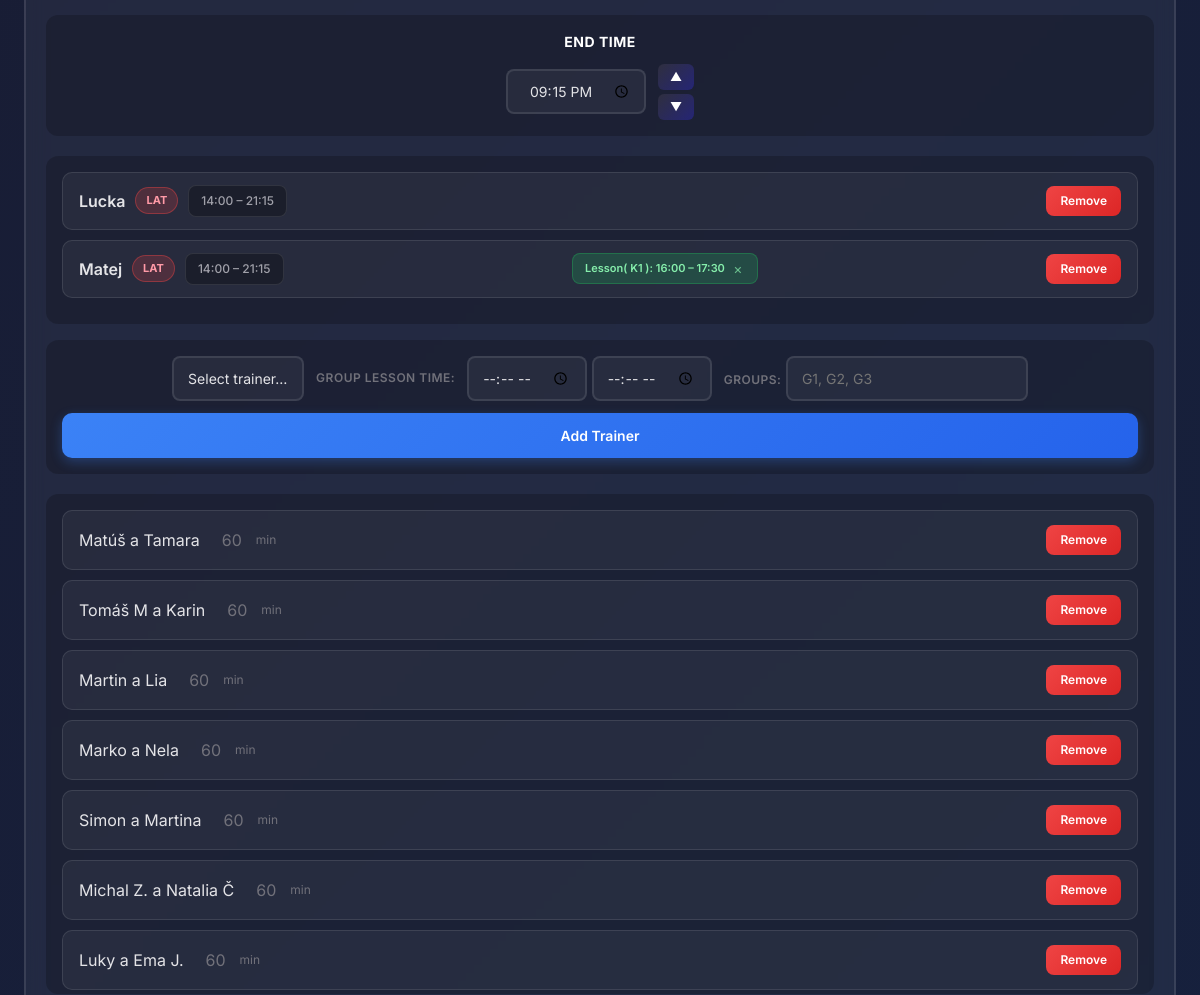
The page /club/16/ (signed in, middle part) on the database as committed earlier.
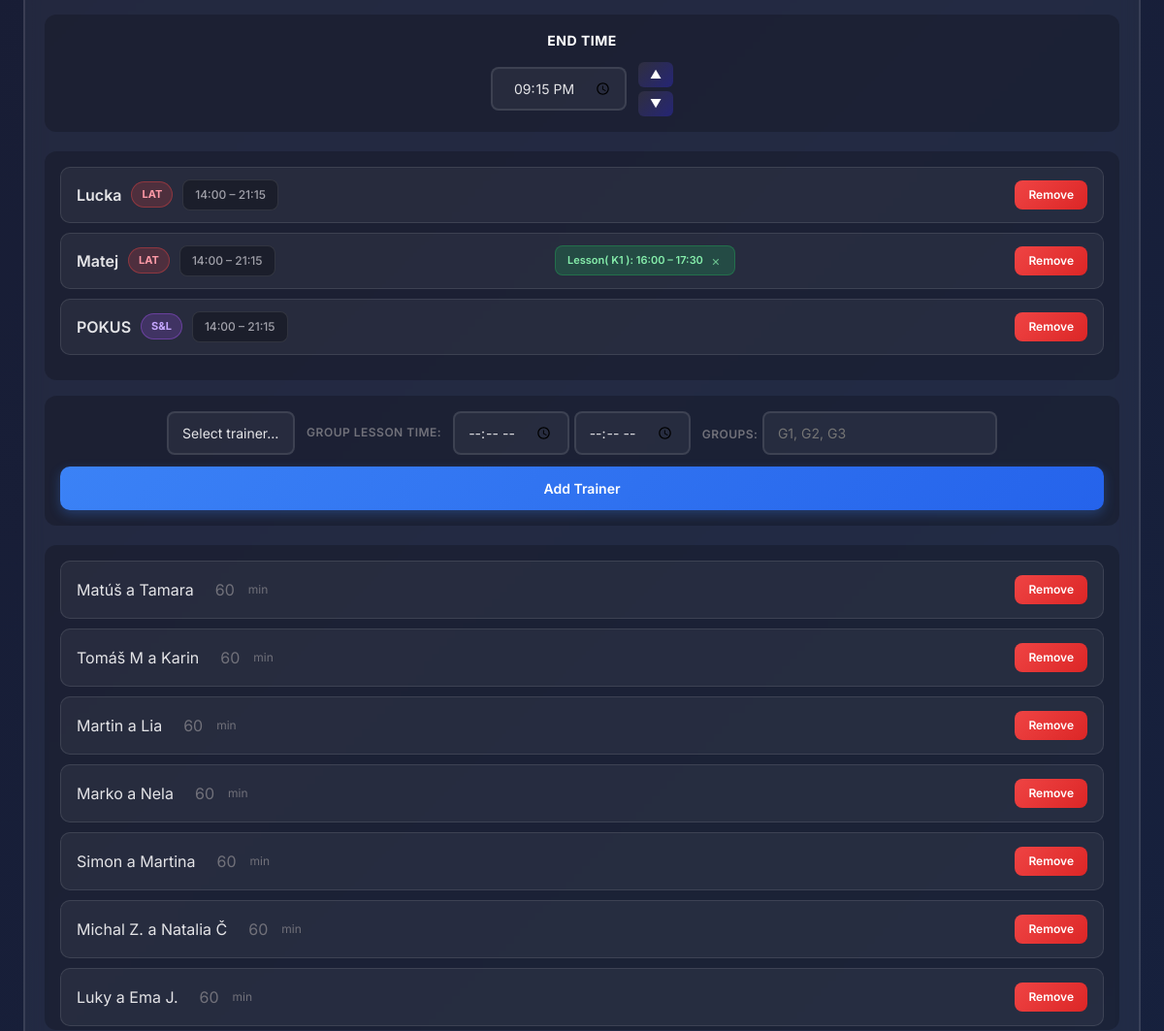
The same page on the database as committed later.
### main/models.py (models this page shows, shortened)
class Day(models.Model):
    club = models.ForeignKey(Club, on_delete=models.CASCADE, related_name="day", blank=True, null=True)
    user = models.ForeignKey(User, on_delete=models.CASCADE, related_name='day')
    name = models.CharField(max_length=200)
    couples = models.ManyToManyField('Couple', related_name='days', blank=True)
    dancers = models.ManyToManyField('Dancer', related_name='days', blank=True)
    start_time = models.TimeField(default=time(8,0))
    end_time = models.TimeField(default=time(21,0))
    trainers = models.ManyToManyField('Trainer', related_name='day', blank=True)

class Trainer(models.Model):
    club = models.ForeignKey(Club, on_delete=models.CASCADE, related_name='trainer', null=True, blank=True)
    user = models.ForeignKey(User, on_delete=models.CASCADE, related_name='trainer', null=True, blank=True)
    uid = models.IntegerField(default=0)
    name = models.CharField(max_length = 200)
    group_lesson = models.ManyToManyField('GroupLesson', related_name='trainer', blank=True)
    start_time = models.TimeField()
    end_time = models.TimeField()
    focus = models.CharField(max_length=10, default="S&L")

class TrainerDayAvailability(models.Model):
    club = models.ForeignKey(Club, on_delete=models.CASCADE, related_name='trainer_availabilities', blank=True, null=True)
    user = models.ForeignKey(User, on_delete=models.CASCADE, related_name='trainer_availabilities')
    day = models.ForeignKey('Day', on_delete=models.CASCADE, related_name='trainer_availabilities')
    trainer = models.ForeignKey('Trainer', on_delete=models.CASCADE, related_name='day_availabilities')
    start_time = models.TimeField()
    end_time = models.TimeField()
    class Meta:
        unique_together = ('day', 'trainer')

class GroupLesson(models.Model):
    club = models.ForeignKey(Club, on_delete=models.CASCADE, related_name='group_lessons', blank=True, null=True)
    user = models.ForeignKey(User, on_delete=models.CASCADE, related_name='group_lessons')
    day = models.ForeignKey('Day', on_delete=models.CASCADE, related_name='group_lessons', null=True, blank=True)
    groups = models.ManyToManyField('Group', related_name='group_lessons', blank=True)
    time_interval_start = models.TimeField(default=time(0, 0))
    time_interval_end = models.TimeField(default=time(0, 0))

class Group(models.Model):
    club = models.ForeignKey(Club, on_delete=models.CASCADE, related_name='groups', null=True, blank=True)
    user = models.ForeignKey(User, on_delete=models.CASCADE, related_name='owned_groups')
    name = models.CharField(max_length=200)
    index = models.IntegerField(default=0)  # For sorting groups
    couples = []

class Couple(models.Model):
    user = models.ForeignKey(User, on_delete=models.CASCADE, related_name='couple')
    name = models.CharField(max_length=200)
    min_duration = models.IntegerField(default=60)
    uid = models.IntegerField(default=0)
    group = models.ForeignKey('Group', on_delete=models.CASCADE, related_name='couples', null=True, blank=True)
    dance_class_lat = models.CharField(max_length=100,)
    dance_class_stt = models.CharField(max_length=100,)

### main/views.py (the view)
# urls.py: path('', views.couples_groups, name='home'),
@login_required
def couples_groups(request, club_id):
    trainers = request.user.trainer.all() # get all trainers from database
    groups = request.user.owned_groups.all()
    days = request.user.day.all()
    club = get_object_or_404(Club, id=club_id, club_owner=request.user)
    return render(request, 'calendar_view.html', {'groups':groups, 'trainers':trainers, 'days':days, 'club':club})

### main/templatetags/availability_tags.py (called while the page is built)
@register.filter
def trainer_start_for_day(day, trainer):
    try:
        availability = TrainerDayAvailability.objects.get(day=day, trainer=trainer)
        return availability.start_time
    except TrainerDayAvailability.DoesNotExist:
        return day.start_time

@register.filter
def trainer_end_for_day(day, trainer):
    try:
        availability = TrainerDayAvailability.objects.get(day=day, trainer=trainer)
        return availability.end_time
    except TrainerDayAvailability.DoesNotExist:
        return day.end_time

### main/templates/calendar_view.html (shortened to what this page needs)
<!DOCTYPE html>
{% load availability_tags %}
<html lang="en">
<head>
    <link href="https://cdn.jsdelivr.net/npm/bootstrap@5.3.0/dist/css/bootstrap.min.css" rel="stylesheet">
</head>
<body>
    <div class="main-container">
        <div class="right-section">
            <div class="panel">
                {% for day in days %}
                <div class="day-content {% if forloop.first %}active{% endif %}" id="day-{{ day.id }}">
                    <div class="time-window">
                        <div class="time-block">
                            <p class="time-title">End Time</p>
                            <div class="time-input-wrap">
                                <input type="time"
                                       id="end-{{ day.id }}"
                                       data-day-id="{{ day.id }}"
                                       data-club-id="{{ club.id }}"
                                       name="end_time"
                                       value="{{ day.end_time|time:'H:i' }}"
                                       step="900">
                                <div class="time-buttons">
                                    <button type="button" data-club-id="{{club.id}}" class="btn btn-sm btn-primary time-step" data-target="end-{{ day.id }}" data-delta="15">▲</button>
                                    <button type="button" data-club-id="{{club.id}}" class="btn btn-sm btn-primary time-step" data-target="end-{{ day.id }}" data-delta="-15">▼</button>
                                </div>
                            </div>
                        </div>
                    </div>
                    <div class="trainer-list">
                        {% for trainer in day.trainers.all %}
                        <div class="trainer-card">
                            <div class="trainer-meta">
                                <span class="trainer-name editable-trainer"
                                      contenteditable="true"
                                      data-trainer-id="{{ trainer.id }}"
                                      data-club-id="{{club.id}}"
                                      data-original="{{ trainer.name }}"
                                      title="Click to edit; Enter to save">{{ trainer.name }}</span>
                                {% if trainer.focus %}
                                    {% if trainer.focus|upper == "STT" %}
                                        <span class="focus-badge focus-stt editable-trainer-focus"
                                              contenteditable="true"
                                              data-trainer-id="{{ trainer.id }}"
                                              data-club-id="{{club.id}}"
                                              data-original="{{ trainer.focus }}"
                                              title="Click to edit; Enter to save">{{ trainer.focus }}</span>
                                    {% elif trainer.focus|upper == "LAT" %}
                                        <span class="focus-badge focus-lat editable-trainer-focus"
                                              contenteditable="true"
                                              data-trainer-id="{{ trainer.id }}"
                                              data-club-id="{{club.id}}"
                                              data-original="{{ trainer.focus }}"
                                              title="Click to edit; Enter to save">{{ trainer.focus }}</span>
                                    {% else %}
                                        <span class="focus-badge focus-sl editable-trainer-focus"
                                              contenteditable="true"
                                              data-trainer-id="{{ trainer.id }}"
                                              data-club-id="{{club.id}}"
                                              data-original="{{ trainer.focus }}"
                                              title="Click to edit; Enter to save">{{ trainer.focus }}</span>
                                    {% endif %}
                                {% endif %}
                                <span class="time-chip">
                                    <span class="editable-start-time"
                                          contenteditable="true"
                                          data-trainer-id="{{ trainer.id }}"
                                          data-club-id="{{club.id}}"
                                          data-day-id="{{ day.id }}"
                                          data-original="{{ day|trainer_start_for_day:trainer|time:'H:i' }}"
                                          title="Click to edit; Enter to save">{{ day|trainer_start_for_day:trainer|time:'H:i' }}</span>
                                    –
                                    <span class="editable-end-time"
                                          contenteditable="true"
                                          data-trainer-id="{{ trainer.id }}"
                                          data-club-id="{{club.id}}"
                                          data-day-id="{{ day.id }}"
                                          data-original="{{ day|trainer_end_for_day:trainer|time:'H:i' }}"
                                          title="Click to edit; Enter to save">{{ day|trainer_end_for_day:trainer|time:'H:i' }}</span>
                                </span>
                            </div>
                            {% if trainer.group_lesson.all %}
                            <div style="display:flex; flex-wrap:wrap; gap:6px;">
                                {% for lesson in trainer.group_lesson.all %}
                                    {% if lesson.day and lesson.day.id == day.id %}
                                    <form method="POST" action="{% url 'delete_group_lesson' group_lesson_id=lesson.id club_id=club.id%}">
                                        <span class="lesson-chip">
                                            Lesson(
                                                {% for x in lesson.groups.all%}
                                                {{ x.name }}
                                                {% endfor %}
                                            ): {{ lesson.time_interval_start|time:'H:i' }} – {{ lesson.time_interval_end|time:'H:i' }}
                                            <button class="btn-close" type="submit">×</button>
                                        </span>
                                    </form>
                                    {% endif %}
                                {% endfor %}
                            </div>
                            {% endif %}
                            <form method="POST" action="{% url 'delete_trainer_from_day' trainer_id=trainer.id club_id=club.id%}" style="margin: 0;">
                                <button type="submit" class="btn-delete">Remove</button>
                            </form>
                        </div>
                        {% empty %}
                        <p style="color: #71717a; text-align: center; padding: 20px;">No trainers assigned to this day</p>
                        {% endfor %}
                    </div>
                    <form method="POST" action="{% url 'add_trainer_to_day' club.id%}">
                        <div class="assign-row">
                            <div class="assign-fields">
                                <select class="form-select" name="trainer_id" aria-label="Select trainer" style="max-width: fit-content;">
                                    <option value="" selected disabled>Select trainer…</option>
                                </select>
                                    <span class="small-label">Group Lesson Time:</span>
                                    <div>
                                        <input type="time" name="start_time" placeholder="--:--" step="900"/>
                                        <input type="time" name="end_time" placeholder="--:--" step="900"/>
                                    </div>
                                <div>
                                    <span class="small-label">Groups:</span>
                                    <input type="text" name="groups" placeholder="G1, G2, G3"/>
                                </div>
                            </div>
                            <button type="submit">Add Trainer</button>
                        </div>
                    </form>
                    {% if day.couples.all %}
                    <div class="couples-list" style="margin-top: 20px;">
                        {% for couple in day.couples.all %}
                        <div class="couple-item">
                            <div>
                                <span class="editable-couple"
                                      contenteditable="true"
                                      data-couple-id="{{ couple.id }}"
                                      data-original="{{ couple.name }}"
                                      title="Click to edit; Enter to save">{{ couple.name }}</span>
                                <span class="editable-time-duration"
                                      contenteditable="true"
                                      data-couple-id="{{ couple.id }}"
                                      data-original="{{ couple.min_duration }}"
                                      title="Click to edit; Enter to save"
                                      style="color: #71717a; margin-left: 10px;">{{ couple.min_duration }}</span>
                                <span style="color: #71717a; margin-left: 2px; font-size: 12px;">min</span>
                            </div>
                            <form method="POST" action="{% url 'remove_couple_from_day' couple_id=couple.id club_id=club.id%}" style="margin: 0;">
                                <button type="submit" class="btn-delete">Remove</button>
                            </form>
                        </div>
                        {% endfor %}
                    </div>
                    {% else %}
                    <div class="couples-list" style="margin-top: 20px;">
                        <p style="color: #71717a; text-align: center; padding: 20px;">No Couples Added</p>
                    </div>
                    {% endif %}
                </div>
                {% endfor %}
            </div>
        </div>
    </div>
</body>
</html>

Rows that differ between the two databases and show on the page:
added Trainer: name "POKUS", focus "S&L", {{ day|trainer_start_for_day:trainer|time:'H:i' }} "14:00", {{ day|trainer_end_for_day:trainer|time:'H:i' }} "21:15"
